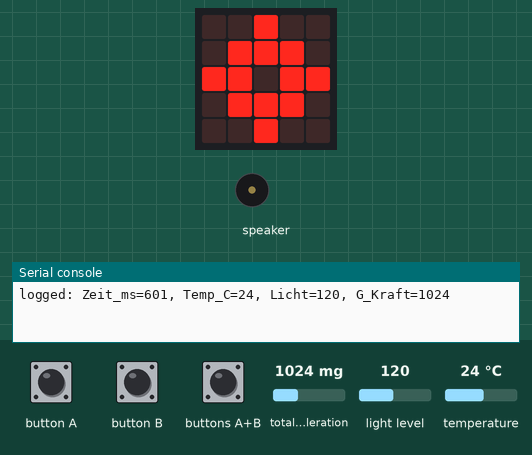
The program below on a simulated Calliope mini (MakeCode). Parts: the board's 5×5 LED display, buzzer (waves = sounding), the last lines printed to the serial console. The test bench sets the inputs (shaded band); at power-on: total acceleration 1024 mg, light level 120, temperature 24 °C. Data-log rows are listed on the console.

Above: at 1.8 s.
1.9 s: buttons A+B pressed for 0.15 s
At 2.4 s:
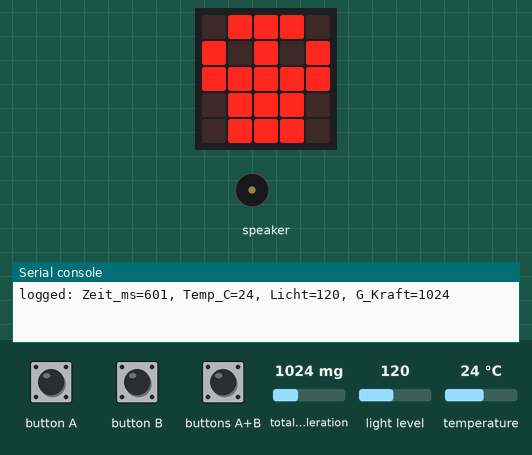
2.6 s: buttons A+B pressed for 1 s
At 6.3 s:
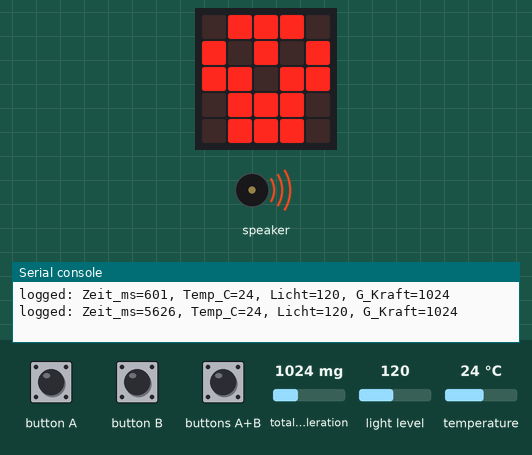
7.4 s: buttons A+B pressed for 0.15 s
At 10.4 s:
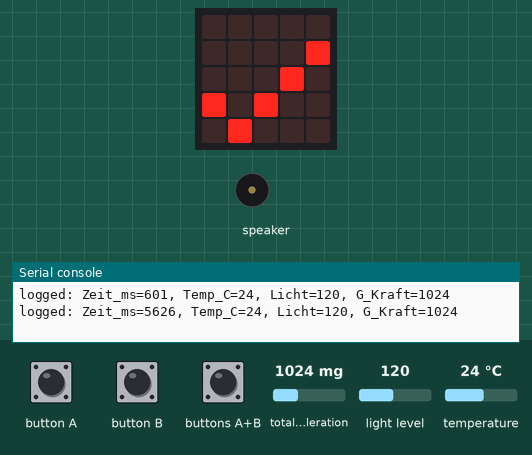
Timing chart, 0 to 11.9 s (numbered marks = the images above; inputs shaded):
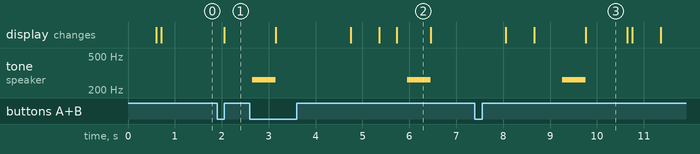

The program:

main.ts
```typescript
// SICHERHEITS-FUNKTION: Manueller Speicher-Reset vor dem Start
input.onButtonPressed(Button.AB, function () {
    basic.showIcon(IconNames.Skull)
    music.playTone(262, music.beat(BeatFraction.Whole))
    datalogger.deleteLog()
    basic.showIcon(IconNames.Yes)
    basic.pause(1000)
    basic.showIcon(IconNames.Target)
})
let gForce = 0
let light2 = 0
let temp = 0
let timeStamp = 0
// Start-Symbol: Zeigt an, dass der Logger bereit ist
basic.showIcon(IconNames.Target)
// Spalten in der internen Tabelle definieren
datalogger.setColumns([
"Zeit_ms",
"Temp_C",
"Licht",
"G_Kraft"
])
// Standard-Zeitstempel deaktivieren, da wir unseren eigenen in Millisekunden nutzen
datalogger.includeTimestamp(FlashLogTimeStampFormat.None)
basic.forever(function () {
    timeStamp = control.millis()
    temp = input.temperature()
    light2 = input.lightLevel()
    gForce = input.acceleration(Dimension.Strength)
    // Hier lag der Fehler – jetzt sauber ohne Array-Klammern
    datalogger.log(
    datalogger.createCV("Zeit_ms", timeStamp),
    datalogger.createCV("Temp_C", temp),
    datalogger.createCV("Licht", light2),
    datalogger.createCV("G_Kraft", gForce)
    )
    led.plot(2, 2)
    basic.pause(100)
    led.unplot(2, 2)
    basic.pause(4900)
})
```

test.ts
```typescript
// Hier kann man Tests durchführen; diese Datei wird nicht kompiliert, wenn dieses Paket als Erweiterung verwendet wird.
```

Measured:
- after the input at 1.9 s, the display: changes after 0.15 s (image 1)
- after the input at 7.4 s, tone on speaker: silent → 262 Hz after 1.9 s, → silent 0.50 s later; the display: first differs from a run without the input after 1.3 s (image 3 shows a later state)
- by itself, tone on speaker: alternates 262 Hz for 0.50 s and silent for 2.8 s
- what the display in image 2 shows lasts 0.8 s, from 5.7 s to 6.5 s
- what the display in image 3 shows lasts 0.9 s, from 9.8 s to 10.7 s
